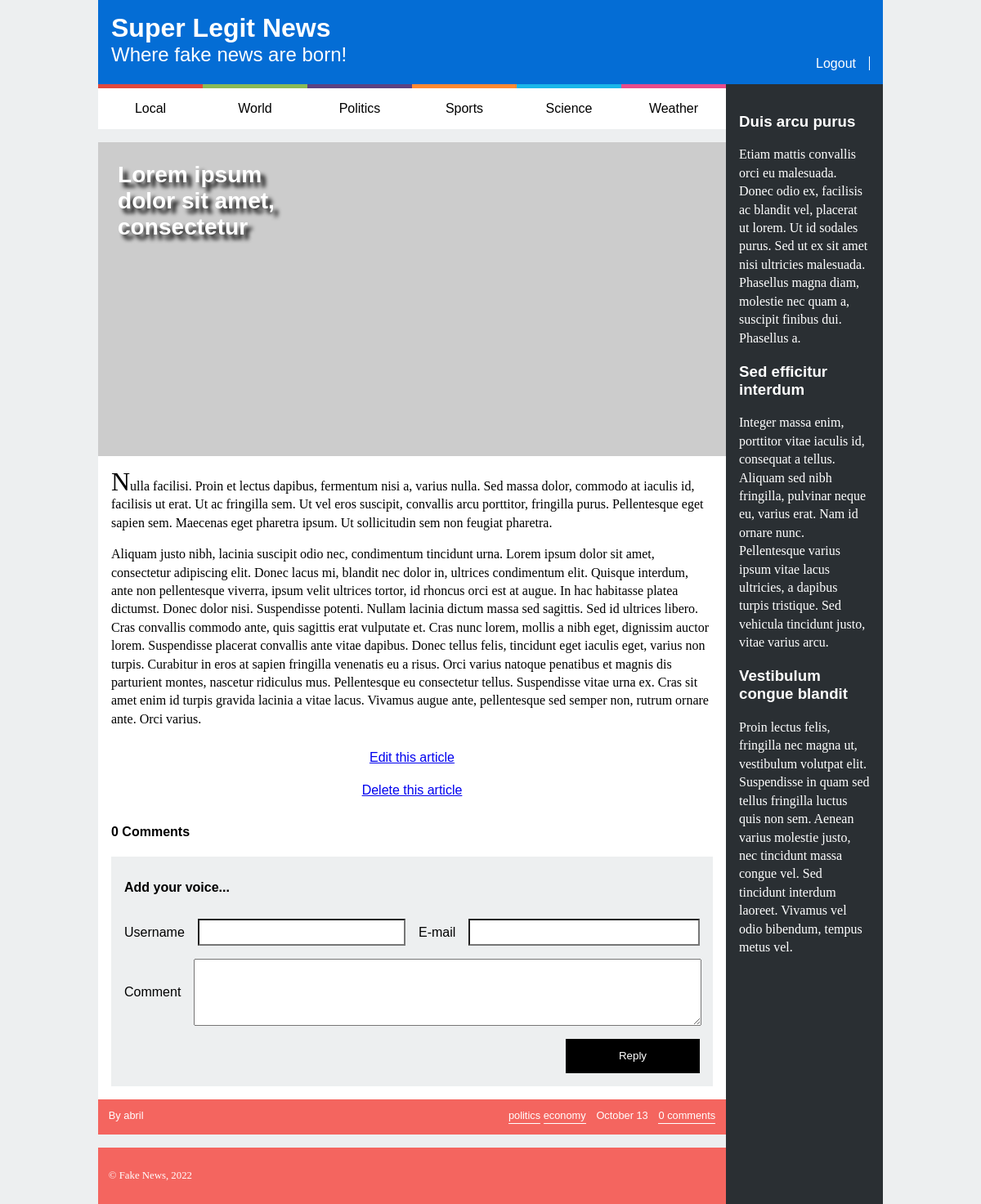
Page /article.php?id=1 (signed in) on the earlier database version.
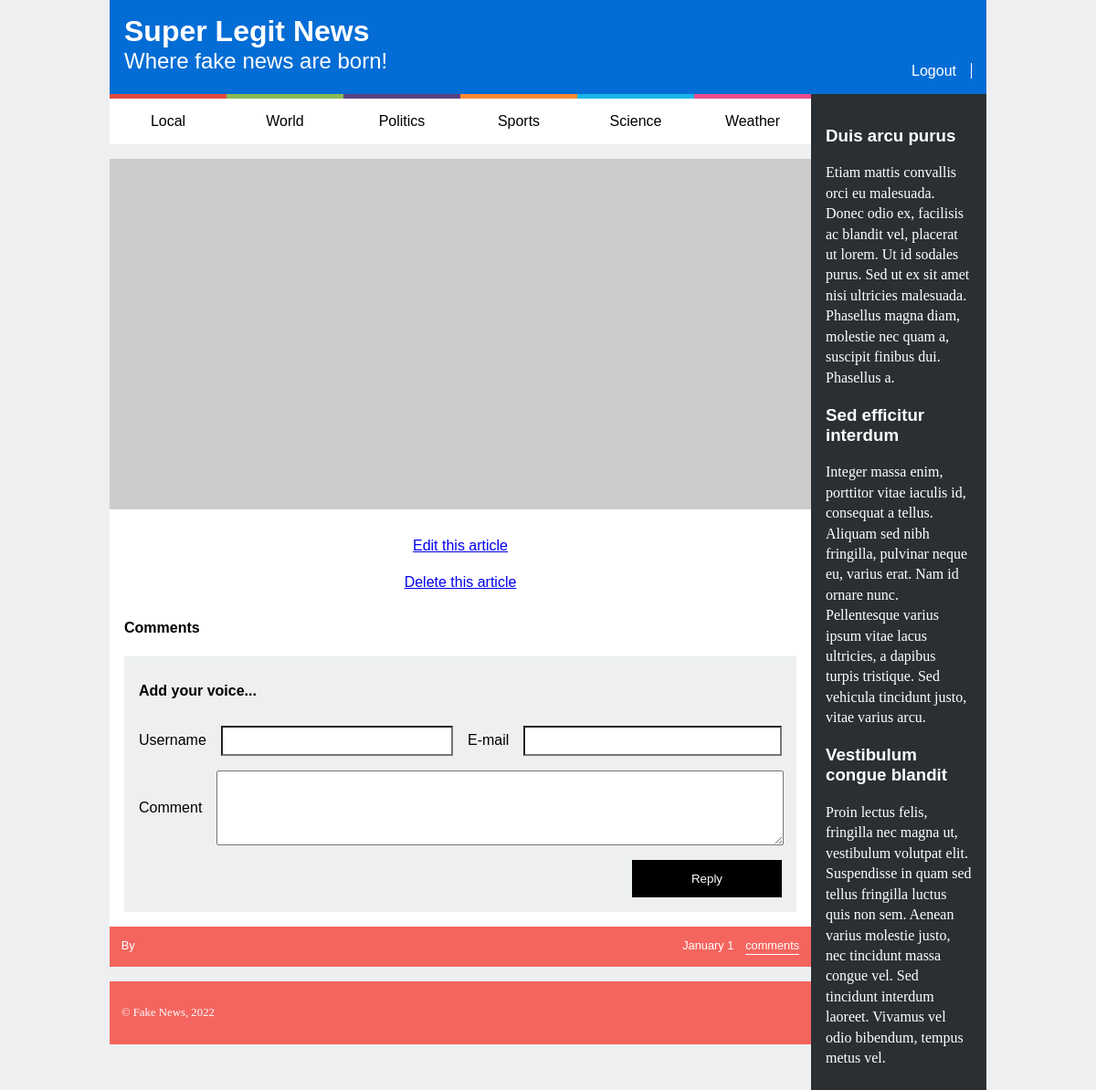
Same page on the later database version.
### tables this page shows
CREATE TABLE news (
  id INTEGER PRIMARY KEY,            -- article id
  title VARCHAR,                     -- title of the article
  published INTEGER,                 -- date when the article was published in epoch format
  tags VARCHAR,                      -- comma separated tags
  username VARCHAR REFERENCES users, -- user that wrote the article
  introduction VARCHAR,              -- a introductory paragraph
  fulltext VARCHAR                   -- the rest of the text
);

### database/news.php (called while the page is built, shortened)
<?php
    function getAllNews($db){
        $article = $db->prepare('SELECT news.*, users.*, COUNT(comments.id) AS comments
        FROM news JOIN
            users USING (username) LEFT JOIN
            comments ON comments.news_id = news.id
        GROUP BY news.id, users.username
        ORDER BY published DESC');
        $article->execute();
        return $article->fetchAll();
    }
?>

### article.php (the view, shortened to what this page needs)
<?php
    require_once('database/connection.php');
    require_once('database/news.php');
    require_once('templates/common.php');
    $db = getDatabaseConnection();
    $articles = getAllNews($db);
    outputHeader();
?>
  <section id="news">
    <article>
      <?php
      $id = $_GET['id'];
      for($i = 0; $i < count($articles); $i++) {
        if($articles[$i]['id'] == $id) {
          $article = $articles[$i];
          break;
        }
      }
      $date = date('F j', $article['published']);
      $tags = explode(',', $article['tags']);
      ?>
      <header>
        <h1><a href="article.php?id=<?= $id ?>"><?= $article['title'] ?></a></h1>
      </header>
      <img src="https://picsum.photos/600/300?<?= $id ?>" alt="">
      <p><?= $article['introduction'] ?></p>
      <p><?= $article['fulltext'] ?></p>
      <?php if(isset($_SESSION['username'])){ ?>
      <a style="text-align: center; line-height: 40px; display: block;" href="edit_article.php?id=<?=$id?>">Edit this article</a>
      <a style="text-align: center; line-height: 40px; display: block;" href="delete_article.php?id=<?=$id?>">Delete this article</a>
      <?php } ?>
      <section id="comments">
        <h1><?= $article['comments'] ?> Comments</h1>
        <form method="post" action="action_insert_comment.php">
          <h2>Add your voice...</h2>
          <label>Username
            <input type="text" name="username">
          </label>
          <label>E-mail
            <input type="email" name="email">
          </label>
          <label>Comment
            <textarea name="comment"></textarea>
          </label>
          <button type="submit">Reply</button>
        </form>
      </section>
      <footer>
        <span class="author"><?= $article['username'] ?></span>
        <span class="tags"><a href="index.php"><?= $tags[0] ?></a> <a href="index.php"><?= $tags[1] ?></a></span>
        <span class="date"><?= $date ?></span>
        <a class="comments" href="article.php?id=<?= $id ?>#comments"><?= $article['comments'] ?></a>
      </footer>
    </article>
<?php
    outputFooter();
?>

### templates/common.php (shortened to what this page needs)
<?php
    function outputHeader(){
?>
        <!DOCTYPE html>
        <html lang="en-US">
        <head>
        <link href="css/style.css" rel="stylesheet">
        <link href="css/layout.css" rel="stylesheet">
        <link href="css/responsive.css" rel="stylesheet">
        <link href="css/comments.css" rel="stylesheet">
        <link href="css/forms.css" rel="stylesheet">
        </head>
        <body>
        <header>
            <h1><a href="index.php">Super Legit News</a></h1>
            <h2><a href="index.php">Where fake news are born!</a></h2>
            <div id="signup">
                <?php if(isset($_SESSION['username'])){ ?>
                        <a href="action_logout.php">Logout</a>
                <?php } else { ?>
                <a href="register.php">Register</a>
                <a href="login.php">Login</a>
                <?php } ?>
            </div>
        </header>
        <nav id="menu">
            <ul>
            <li><a href="index.php">Local</a></li>
            <li><a href="index.php">World</a></li>
            <li><a href="index.php">Politics</a></li>
            <li><a href="index.php">Sports</a></li>
            <li><a href="index.php">Science</a></li>
            <li><a href="index.php">Weather</a></li>
            </ul>
        </nav>
        <aside id="related">
            <article>
            <h1><a href="#">Duis arcu purus</a></h1>
            <p>Etiam mattis convallis orci eu malesuada. Donec odio ex, facilisis ac blandit vel, placerat ut lorem. Ut id sodales purus. Sed ut ex sit amet nisi ultricies malesuada. Phasellus magna diam, molestie nec quam a, suscipit finibus dui. Phasellus a.</p>
            </article>
            <article>
            <h1><a href="#">Sed efficitur interdum</a></h1>
            <p>Integer massa enim, porttitor vitae iaculis id, consequat a tellus. Aliquam sed nibh fringilla, pulvinar neque eu, varius erat. Nam id ornare nunc. Pellentesque varius ipsum vitae lacus ultricies, a dapibus turpis tristique. Sed vehicula tincidunt justo, vitae varius arcu.</p>
            </article>
            <article>
            <h1><a href="#">Vestibulum congue blandit</a></h1>
            <p>Proin lectus felis, fringilla nec magna ut, vestibulum volutpat elit. Suspendisse in quam sed tellus fringilla luctus quis non sem. Aenean varius molestie justo, nec tincidunt massa congue vel. Sed tincidunt interdum laoreet. Vivamus vel odio bibendum, tempus metus vel.</p>
            </article>
        </aside>
<?php } ?>
<?php
    function outputFooter(){ ?>
                <footer>
                  <p>&copy; Fake News, 2022</p>
                </footer>
            </body>
        </html>
<?php } ?>

### css/style.css (style rules this page uses)
body > header { background-color: #046dd5; color: white; padding: 1em; }
body > header h1, body > header h2 { margin: 0; }
body > header a { color: white; text-decoration: none; }
body > header #signup a:first-child { border-right: 1px solid white; }
body > header #signup { margin-top: 1em; }
body > header #signup a { padding: 0 1em; }
body > header #signup a:first-child { padding-left: 0; }
#menu ul { margin: 0; padding: 0; }
#menu li { background-color: white; text-align: center; list-style-type: none; padding: 1em 0; }
#menu li a { color: black; text-decoration: none; }
#news header { max-width: 10em; padding: 1em; position: absolute; }
#news img { width: 100%; }
#news > article { background-color: white; margin: 1em 0; }
#news footer { color: white; background-color: #f4655f; padding: 1em; }
#news footer a { color: white; text-decoration: none; border-bottom: 1px solid white; padding-bottom: 2px; }
#news footer .comments { margin-left: 1em; }
#news footer .comments:after { content: ' comments'; }
#news footer .author:before { content: "By "; }
#related { background-color: #2a2f33; padding: 1em; }
#related h1 a { color: white; text-decoration: none; }
#related p { color: white; }
body { font-family: "Poppins", sans-serif; }
p { font-family: "Lora", serif; line-height: 1.4em; }
body > header h2 { font-weight: normal; }
#news header { font-size: 1.5em; }
#news footer { font-size: 0.8em; }
#menu li:nth-child(1) { border-top: 5px solid #e1493e; }
#menu li:nth-child(2) { border-top: 5px solid #8aba56; }
#menu li:nth-child(3) { border-top: 5px solid #5b4282; }
#menu li:nth-child(4) { border-top: 5px solid #ff8932; }
#menu li:nth-child(5) { border-top: 5px solid #19b6e9; }
#menu li:nth-child(6) { border-top: 5px solid #e84c8b; }
#news header h1 { margin: 0; text-shadow: .2em .2em .2em black; }
#news header a { color: white; text-decoration: none; }
#news > article > p { padding: 0 1em; }
#news > article > p:first-of-type:first-letter { font-size: 2em; }
#news footer .tags { margin-right: 1em; }

### css/layout.css (style rules this page uses)
body { background-color: #edeff0; margin: 0 auto; width: 60em; display: grid; grid-template-columns: [start] 4fr [middle] 1fr [end]; grid-template-rows: [start] auto [nav] auto [news] 1fr [footer] auto [end]; }
body > header { grid-column: start / end; }
#menu { grid-column: start; }
aside { grid-column: middle; grid-row: nav / end; }
#news { grid-column: start; }
body > header { display: grid; grid-template-columns: 1fr auto; grid-template-rows: auto auto; }
body > header h1 { grid-column: 1; grid-row: 1; }
body > header h2 { grid-column: 1; grid-row: 2; }
body > header #signup { grid-column: 2; grid-row: 2; }
#menu ul { display: flex; flex-direction: row; }
#menu li { display: block; flex: 1; }
#news footer { display: flex; }
#news footer .author { flex-grow: 1; }

### css/comments.css (style rules this page uses)
#comments { margin: 1em; }
#comments form { display: grid; padding: 1em; gap: 1em; grid-template-columns: 1fr 1fr 1fr 1fr; background-color: #edeff0; }
#comments form h2 { font-size: 1em; grid-column-end: span 4; }
#comments form input { background-color: white; height: 2em; }
#comments form textarea { display: block; width: 100%; margin: 0 auto; padding: 0; height: 6em; }
#comments form label { display: grid; grid-template-columns: auto 1fr; grid-column-end: span 2; gap: 1em; align-items: center; }
#comments form label:last-of-type { grid-column-end: span 4; grid-template-columns: auto 1fr; }
#comments form button { width: auto; grid-column-start: 4; background-color: black; color: white; border: none; padding: 1em; }

Differences in the rows shown:
removed news: title "Lorem ipsum dolor sit amet, consectetur", introduction "Nulla facilisi. Proin et lectus dapibus, fermentum nisi a, varius nulla. Sed massa dolor, commodo at iaculis id, facilisis ut erat. Ut ac fringilla sem. Ut vel eros suscipit, convallis arcu porttitor, fringilla purus. Pellentesque eget sapien sem. Maecenas eget pharetra ipsum. Ut sollicitudin sem non feugiat pharetra.", fulltext "Aliquam justo nibh, lacinia suscipit odio nec, condimentum tincidunt urna. Lorem ipsum dolor sit amet, consectetur adipiscing elit. Donec lacus mi, blandit nec dolor in, ultrices condimentum elit. Quisque interdum, ante non pellentesque viverra, ipsum velit ultrices tortor, id rhoncus orci est at augue. In hac habitasse platea dictumst. Donec dolor nisi. Suspendisse potenti. Nullam lacinia dictum massa sed sagittis. Sed id ultrices libero. Cras convallis commodo ante, quis sagittis erat vulputate et. Cras nunc lorem, mollis a nibh eget, dignissim auctor lorem. Suspendisse placerat convallis ante vitae dapibus. Donec tellus felis, tincidunt eget iaculis eget, varius non turpis. Curabitur in…", tags "politics", tags "economy", published "October 13"
Other differences:
$date: (not shown) → "January 1"
$article['comments']: "0" → (not shown)
$article['username']: "abril" → (not shown)
